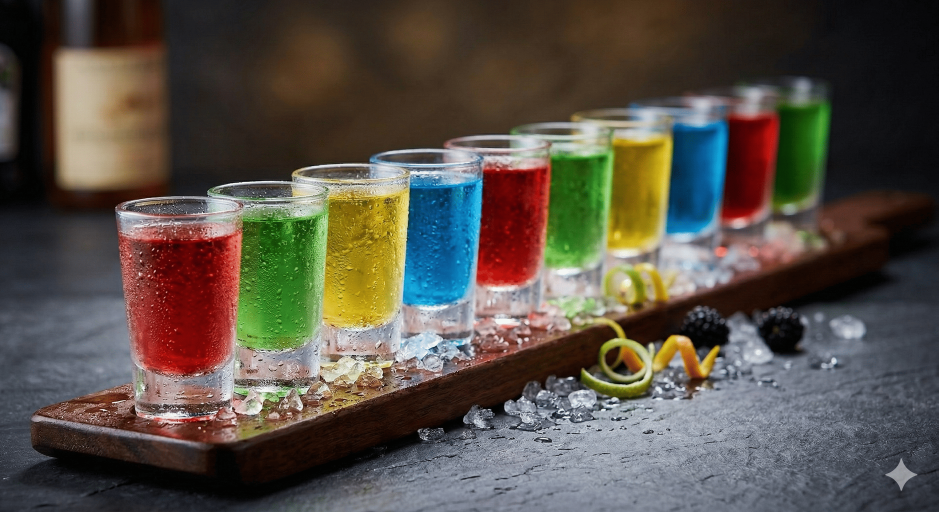
#> input picture images/1-m-de-shoot.png, 2816 x 1536 px (shown at 1/3 size); its folder holds only this picture in this run
$ python optimize-images.py
#> lines starting #> are read from the running program, lines starting #| are printed output that depends on the picture
#!/usr/bin/env python3
"""
optimize-images.py — Convertit les PNG du dossier images/ en WebP en 3 tailles.

Sortie : images/optimized/<base>-{thumb,medium,full}.webp
  - thumb  = 200px de large  (utilisé dans les listes du menu)
  - medium = 600px de large  (utilisé dans le détail plat)
  - full   = 1200px de large (fallback haute résolution)

Prérequis : pip install Pillow

Usage :
  python3 scripts/optimize-images.py            # toutes les images
  python3 scripts/optimize-images.py --quality 85
  python3 scripts/optimize-images.py --force    # reconvertit même si à jour
"""
from __future__ import annotations

import argparse
import sys
from pathlib import Path

try:
    from PIL import Image
except ImportError:
    print("ERREUR : Pillow n'est pas installé.\n  → pip install Pillow", file=sys.stderr)
    sys.exit(1)

ROOT = Path(__file__).resolve().parent.parent
SRC_DIR = ROOT / "images"
OUT_DIR = SRC_DIR / "optimized"

VARIANTS = {
    "thumb":  200,
    "medium": 600,
    "full":   1200,
}


def human(size: int) -> str:
    for unit in ("B", "KB", "MB", "GB"):
        if size < 1024:
            return f"{size:.1f}{unit}"
        size /= 1024
    return f"{size:.1f}TB"


def convert_one(src: Path, quality: int, force: bool) -> tuple[int, int]:
    """Convertit un PNG en 3 variants WebP. Renvoie (taille_src, taille_thumb)."""
#> called with quality = 82, force = False
    src_size = src.stat().st_size
    base = src.stem

    img = Image.open(src)
#> img is the input picture: PIL image 2816x1536 P; mean R, G, B 88, 80.9, 71.6
    if img.mode in ("RGBA", "LA", "P"):
        img = img.convert("RGBA")
#> img: PIL image 2816x1536 RGBA
    else:
        img = img.convert("RGB")

    thumb_size = 0
    for variant, width in VARIANTS.items():
        out = OUT_DIR / f"{base}-{variant}.webp"
        if not force and out.exists() and out.stat().st_mtime >= src.stat().st_mtime:
            if variant == "thumb":
                thumb_size = out.stat().st_size
            continue

        if img.width <= width:
            resized = img.copy()
        else:
            ratio = width / img.width
            new_h = int(img.height * ratio)
            resized = img.resize((width, new_h), Image.LANCZOS)

        save_kwargs = {"quality": quality, "method": 6}
        # WebP gère mal le mode "RGBA" + lossy : on force le RGB si pas de transparence
        if resized.mode == "RGBA":
            extrema = resized.getchannel("A").getextrema()
            if extrema == (255, 255):  # alpha plein partout
                resized = resized.convert("RGB")

        resized.save(out, "WEBP", **save_kwargs)
        if variant == "thumb":
            thumb_size = out.stat().st_size
#> this loop made 3 passes
#> pass 1, in convert_one, `resized = img.resize((width, new_h), Image.LANCZOS)`:
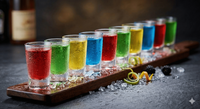
#> resized: PIL image 200x109 RGBA; mean R, G, B, A 88, 80.9, 71.6, 255
#> pass 2, in convert_one, `resized = img.resize((width, new_h), Image.LANCZOS)`:
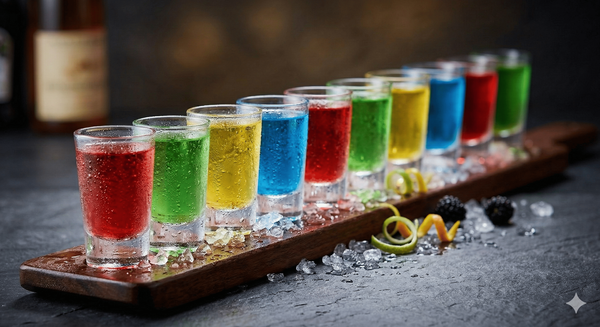
#> resized: PIL image 600x327 RGBA; mean R, G, B, A 88, 80.9, 71.6, 255

    return src_size, thumb_size


def main() -> int:
    parser = argparse.ArgumentParser(description=__doc__, formatter_class=argparse.RawDescriptionHelpFormatter)
    parser.add_argument("--quality", type=int, default=82, help="qualité WebP (défaut 82)")
    parser.add_argument("--force", action="store_true", help="reconvertir même si à jour")
    parser.add_argument("--limit", type=int, default=0, help="limiter à N images (debug)")
    args = parser.parse_args()

    if not SRC_DIR.exists():
        print(f"ERREUR : {SRC_DIR} introuvable.", file=sys.stderr)
        return 1

    OUT_DIR.mkdir(parents=True, exist_ok=True)

    pngs = sorted(SRC_DIR.glob("*.png"))
    if args.limit:
        pngs = pngs[: args.limit]

    if not pngs:
        print(f"Aucun PNG dans {SRC_DIR}")
        return 0

    print(f"Conversion de {len(pngs)} image(s) → {OUT_DIR}")
    print(f"Qualité WebP : {args.quality}")
    print(f"Variants     : thumb=200px, medium=600px, full=1200px\n")

    total_src = 0
    total_thumb = 0
    for i, src in enumerate(pngs, 1):
        src_size, thumb_size = convert_one(src, args.quality, args.force)
        total_src += src_size
        total_thumb += thumb_size
        ratio = (1 - thumb_size / src_size) * 100 if src_size else 0
        print(f"  [{i:3d}/{len(pngs)}] {src.name:<45} {human(src_size):>10}  →  {human(thumb_size):>9}  (-{ratio:.0f}%)")

    saved = total_src - total_thumb
    overall = (1 - total_thumb / total_src) * 100 if total_src else 0
    print(f"\n✓ {len(pngs)} image(s) converties")
    print(f"  Total source (PNG)   : {human(total_src)}")
    print(f"  Total thumb (WebP)   : {human(total_thumb)}")
    print(f"  Économie sur thumb   : {human(saved)}  (-{overall:.0f}%)")
    print(f"\nUtilisation HTML :")
    print('  <picture>')
    print('    <source type="image/webp" srcset="images/optimized/foo-thumb.webp">')
    print('    <img src="images/foo.png" alt="…" loading="lazy" decoding="async">')
    print('  </picture>')
    return 0


if __name__ == "__main__":
    sys.exit(main())
#> (the program exits here)
